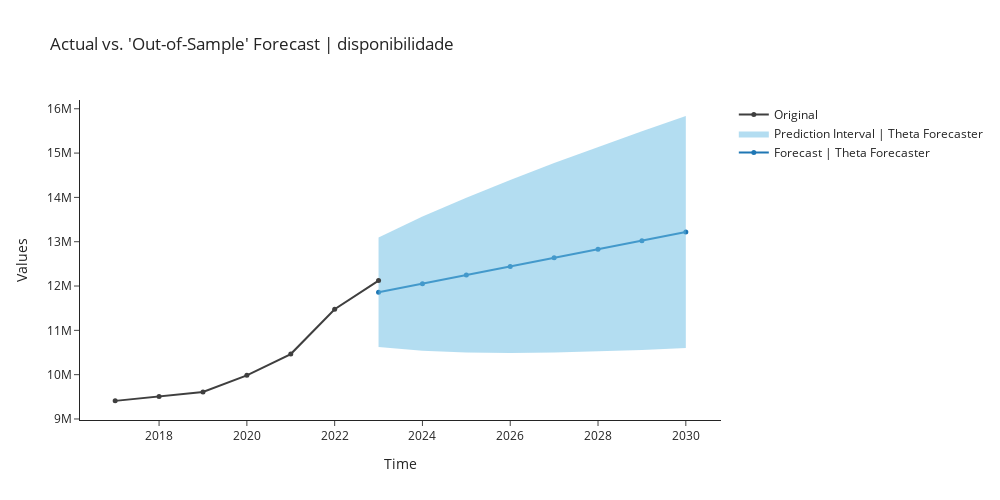

Here is the notebook cell this chart was saved with:
### Markdown cell above
## Theta Forecaster
The series is tested for seasonality using the test outlined in A&N. 
If deemed seasonal, the series is seasonally adjusted using a classical multiplicative decomposition before applying the theta method. The resulting forecasts are then reseasonalised.

### Code cell
theta = exp.create_model('theta')
exp.plot_model(plot = 'decomp', 
               data_kwargs = {'type' : 'multiplicative'},
               fig_kwargs = {"height":500,"width":1000,"template": "simple_white","hoverinfo":"none","big_data_threshold":10})
exp.plot_model(estimator = theta, plot = 'forecast', 
               data_kwargs = {'fh' : 8},
               fig_kwargs = {"height":500,"width":1000,"template": "simple_white","hoverinfo":"none","big_data_threshold":10})

### Figure 1 — Plotly figure (JSON) as saved in the notebook; plotly's stock layout.template omitted (floating-point values rounded to 4 significant figures)
{"data": [{"line": {"color": "#1f77b4"}, "marker": {"size": 5}, "mode": "lines+markers", "name": "Forecast | Theta Forecaster", "showlegend": true, "type": "scatter", "x": [2023, 2024, 2025, 2026, 2027, 2028, 2029, 2030], "y": [11860000.0, 12050000.0, 12250000.0, 12440000.0, 12640000.0, 12830000.0, 13020000.0, 13220000.0]}, {"line": {"width": 0}, "marker": {"color": "#68BBE3"}, "mode": "lines", "name": "Lower Interval", "showlegend": false, "type": "scatter", "x": [2023, 2024, 2025, 2026, 2027, 2028, 2029, 2030], "y": [10620000.0, 10540000.0, 10500000.0, 10490000.0, 10500000.0, 10520000.0, 10560000.0, 10600000.0]}, {"fill": "tonexty", "fillcolor": "rgba(104,187,227,0.5)", "line": {"width": 0}, "marker": {"color": "#68BBE3"}, "mode": "lines", "name": "Prediction Interval | Theta Forecaster", "showlegend": true, "type": "scatter", "x": [2023, 2024, 2025, 2026, 2027, 2028, 2029, 2030], "y": [13100000.0, 13570000.0, 13990000.0, 14390000.0, 14770000.0, 15140000.0, 15490000.0, 15840000.0]}, {"marker": {"color": "#3f3f3f", "size": 5}, "mode": "lines+markers", "name": "Original", "showlegend": true, "type": "scatter", "x": [2017, 2018, 2019, 2020, 2021, 2022, 2023], "y": [9408526, 9506669, 9609533, 9985265, 10464882, 11475682, 12122515]}], "layout": {"autosize": false, "height": 500, "showlegend": true, "title": {"text": "Actual vs. 'Out-of-Sample' Forecast | disponibilidade"}, "width": 1000, "xaxis": {"title": {"text": "Time"}}, "yaxis": {"title": {"text": "Values"}}}}
